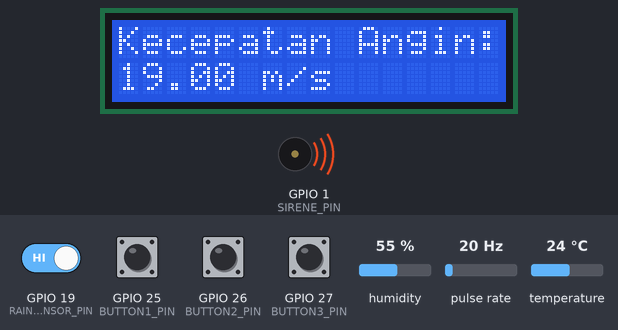
This sketch was run on a simulated ESP32. Parts: 16×2 character LCD, buzzer (waves = sounding, pin HIGH). Wiring (inferred from the names in the program): pulse sensor: data GPIO 4. The test bench sets the inputs (shaded band); at power-on: GPIO 19 (RAIN_SENSOR_PIN), GPIO 25 (BUTTON1_PIN), GPIO 26 (BUTTON2_PIN), GPIO 27 (BUTTON3_PIN) HIGH, pulse rate 20 Hz, humidity 55 %, temperature 24 °C. WiFi joins after 1.5 s; servers stay silent unless stated; web services answer with replies made up by the test bench; what the sketch prints to the serial monitor is not drawn.

Above: at 2.7 s.
2.8 s: GPIO 26 (BUTTON2_PIN) pulled LOW for 0.15 s
At 12.3 s:
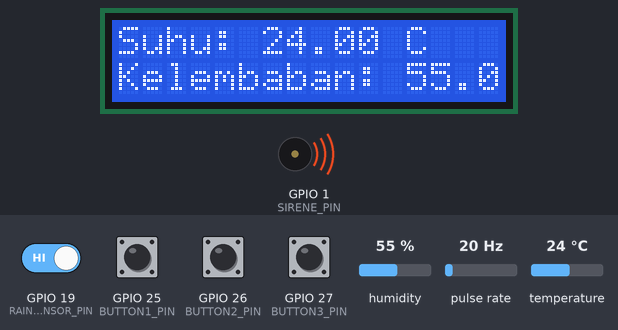
15.1 s: GPIO 27 (BUTTON3_PIN) pulled LOW for 0.15 s
At 16.2 s:
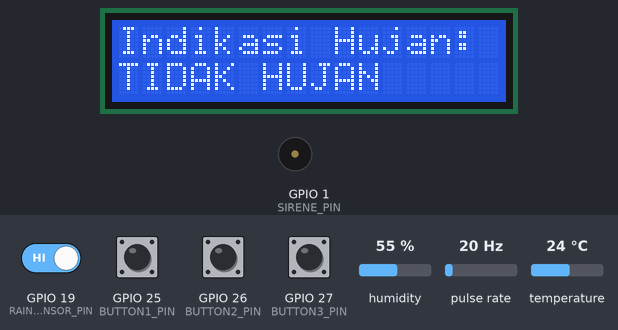
23.3 s: GPIO 19 (RAIN_SENSOR_PIN) driven LOW
At 25.2 s:
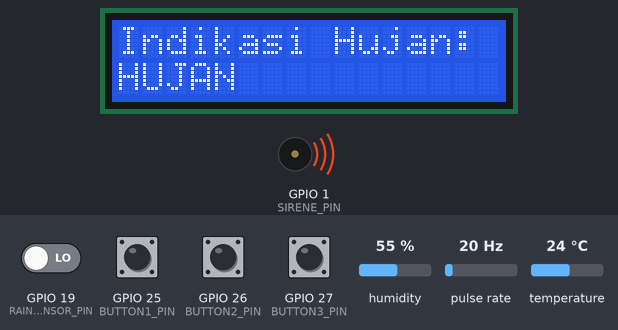
34.7 s: GPIO 25 (BUTTON1_PIN) pulled LOW for 0.15 s
At 36.4 s:
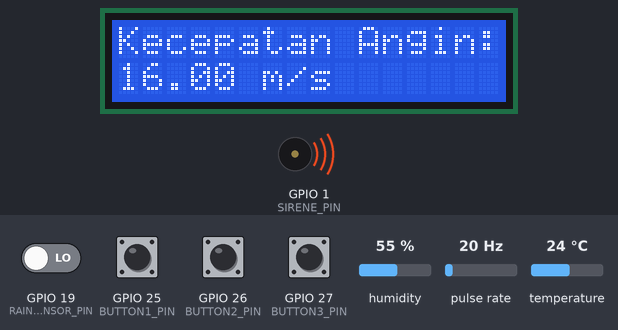
36.9 s: pulse rate (sensor on GPIO 4) set to 4 Hz
At 39.2 s:
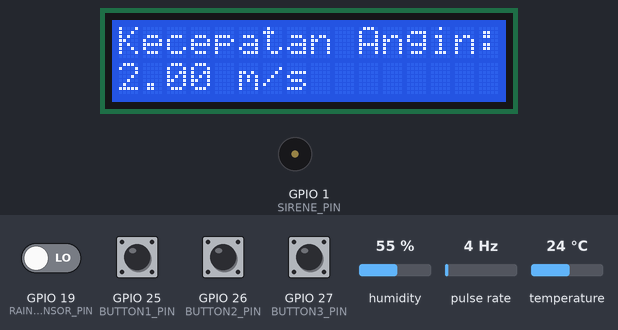
40.0 s: GPIO 27 (BUTTON3_PIN) pulled LOW for 1 s
At 41.3 s:
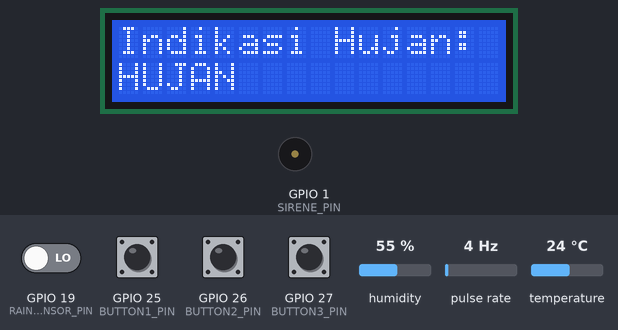
Timing chart, 0 to 43.0 s (numbered marks = the images above; inputs shaded):
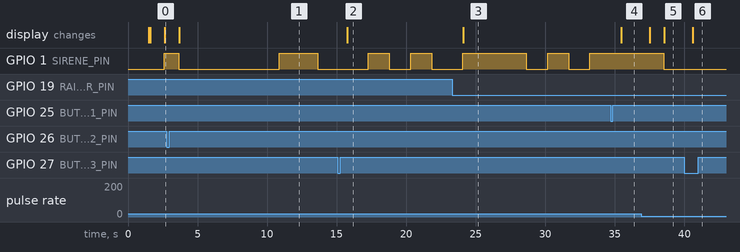

Measured:
- after the input at 2.8 s, the display: changes after 0.87 s (image 1)
- after the input at 15.1 s, the display: changes after 0.66 s (image 2)
- after the input at 23.3 s, the display: changes after 0.80 s (image 3)
- after the input at 34.7 s, the display: changes after 0.77 s (image 4)
- after the input at 36.9 s, GPIO 1 (SIRENE_PIN): HIGH → LOW after 1.6 s
- after the input at 40.0 s, the display: changes after 0.60 s (image 6)

The sketch:

Capstone_Project.ino
```cpp
#include <Wire.h>
#include <LiquidCrystal_I2C.h>
#include <DHT.h>
#include <WiFiClientSecure.h>
#include <HTTPClient.h>
#include <UrlEncode.h>

// Konfigurasi WiFi dan WhatsApp
const char* ssid = "HUAWEI-PLAY";
const char* password = "12341234";
String phoneNumber = "6289696203130";
String apiKey = "5484167";

// Pin assignments
#define WIND_SENSOR_PIN 4  // Anemometer Hall effect sensor
#define DHT_PIN 14          // DHT22 data pin
#define RAIN_SENSOR_PIN 19  // FC-37 analog output pin
#define BUTTON1_PIN 25      // Push button 1
#define BUTTON2_PIN 26      // Push button 2
#define BUTTON3_PIN 27      // Push button 3
#define SIRENE_PIN 1       // Sirine/Buzzer pin

// DHT22 sensor type
#define DHTTYPE DHT22

// Thresholds
#define WIND_SPEED_THRESHOLD 4.0  // Threshold for wind speed in m/s

// Global variables
LiquidCrystal_I2C lcd(0x27, 16, 2); // LCD I2C address
DHT dht(DHT_PIN, DHTTYPE);
volatile int mode = 0; // 0: Wind Speed, 1: Temperature/Humidity, 2: Rain Sensor

// Wind speed calculation variables
volatile unsigned long lastTime = 0;
volatile unsigned int counter = 0;

// Function prototypes
void IRAM_ATTR isr();
float getWindSpeed();

// Fungsi untuk mengirimkan pesan ke WhatsApp
void sendMessage(String temperature, String humidity, String windSpeed, String rainStatus) {
  // Buat pesan berdasarkan data sensor
  String message = "Suhu: " + temperature + " C\n";
  message += "Kelembaban: " + humidity + " %\n";
  message += "Kecepatan Angin: " + windSpeed + "\n";
  message += "Indikasi Hujan: " + rainStatus;

  // Data untuk dikirim dengan HTTP POST
  String url = "https://api.callmebot.com/whatsapp.php?phone=" + phoneNumber + "&apikey=" + apiKey + "&text=" + urlEncode(message);
  HTTPClient http;
  http.begin(url);

  // Tetapkan header content-type
  http.addHeader("Content-Type", "application/x-www-form-urlencoded");

  // Kirim permintaan HTTP POST
  int httpResponseCode = http.POST(url);
  if (httpResponseCode == 200){
    Serial.print("Pesan terkirim dengan sukses");
  }
  else{
    Serial.println("Error mengirim pesan");
    Serial.print("HTTP response code: ");
    Serial.println(httpResponseCode);
  }

  // Bebaskan sumber daya
  http.end();
}


void setup() {
  Serial.begin(115200);
  WiFi.begin(ssid, password);
  Serial.println("Connecting");
  while(WiFi.status() != WL_CONNECTED) {
    delay(500);
    Serial.print(".");
  }
  Serial.println("");
  Serial.print("Connected to WiFi network with IP Address: ");
  Serial.println(WiFi.localIP());


  // Initialize LCD
  lcd.init();
  lcd.backlight();
  lcd.print("System Init...");

  // Initialize DHT22
  dht.begin();

  // Initialize pins
  pinMode(WIND_SENSOR_PIN, INPUT_PULLUP);
  pinMode(RAIN_SENSOR_PIN, INPUT);
  pinMode(BUTTON1_PIN, INPUT_PULLUP);
  pinMode(BUTTON2_PIN, INPUT_PULLUP);
  pinMode(BUTTON3_PIN, INPUT_PULLUP);
  pinMode(SIRENE_PIN, OUTPUT);

  // Attach interrupt for wind speed sensor
  attachInterrupt(digitalPinToInterrupt(WIND_SENSOR_PIN), isr, FALLING);

  // Attach interrupts for push buttons
  attachInterrupt(digitalPinToInterrupt(BUTTON1_PIN), []{ mode = 0; }, FALLING);
  attachInterrupt(digitalPinToInterrupt(BUTTON2_PIN), []{ mode = 1; }, FALLING);
  attachInterrupt(digitalPinToInterrupt(BUTTON3_PIN), []{ mode = 2; }, FALLING);
}

void loop() {
  // Read wind speed and control sirene independently of mode
  float windSpeed = getWindSpeed();
  if (windSpeed > WIND_SPEED_THRESHOLD) {
    digitalWrite(SIRENE_PIN, HIGH);
  } else {
    digitalWrite(SIRENE_PIN, LOW);
  }

  // Display the selected mode on LCD
  switch (mode) {
    int sensorValue; // Deklarasi variabel sensorValue di awal fungsi

    case 0: // Wind Speed Mode
      lcd.clear();
      lcd.setCursor(0, 0);
      lcd.print("Kecepatan Angin:");
      lcd.setCursor(0, 1);
      lcd.print(windSpeed);
      lcd.print(" m/s");
      break;

    case 1: // Temperature/Humidity Mode
      float temp;
      temp = dht.readTemperature();
      float humidity;
      humidity = dht.readHumidity();
      lcd.clear();
      lcd.setCursor(0, 0);
      lcd.print("Suhu: ");
      lcd.print(temp);
      lcd.print(" C");
      lcd.setCursor(0, 1);
      lcd.print("Kelembaban: ");
      lcd.print(humidity);
      lcd.print(" %");
      break;

    case 2: // Rain Sensor Mode
      sensorValue = digitalRead(RAIN_SENSOR_PIN); // Inisialisasi nilai sensorValue di dalam case
      lcd.clear();
      lcd.setCursor(0, 0);
      lcd.print("Indikasi Hujan:");
      lcd.setCursor(0, 1);
      lcd.print(sensorValue == LOW ? "HUJAN" : "TIDAK HUJAN");
      delay(500);
      break;
  }

  static unsigned long lastSendTime = 0;
  if (millis() - lastSendTime > 10000) {
    String rainStatus = (digitalRead(RAIN_SENSOR_PIN) == LOW) ? "TERINDIKASI HUJAN" : "TIDAK HUJAN";
    sendMessage(String(dht.readTemperature()), String(dht.readHumidity()), String(windSpeed), rainStatus);
    delay(500);
    lastSendTime = millis();
  }


  delay(1000); // Refresh every second
}

void IRAM_ATTR isr() {
  unsigned long currentTime = millis();
  counter++;
  if (currentTime - lastTime >= 1000) {
    counter = 0;
    lastTime = currentTime;
  }
}

float getWindSpeed() {
  return (counter / 2.0) * 2; // Assuming 2 pulses per revolution and 2.4 m/s per revolution
}
```
